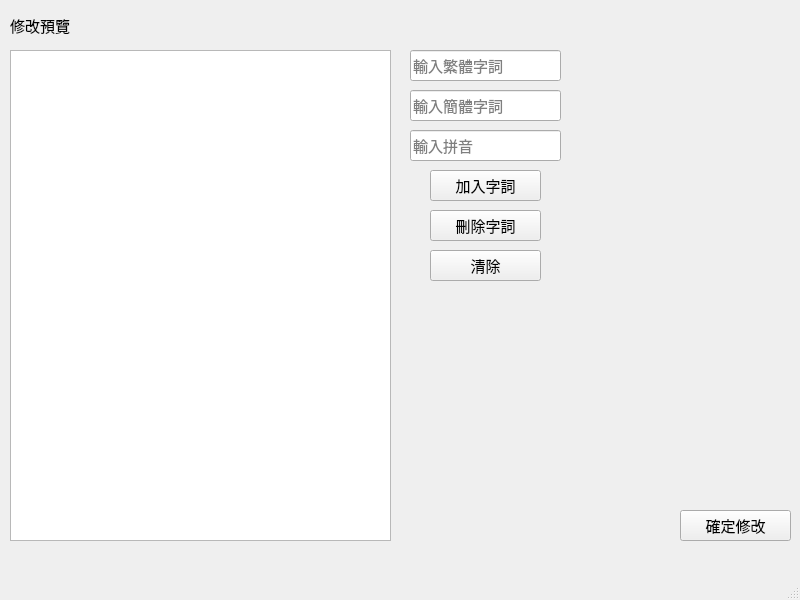
<?xml version="1.0" encoding="UTF-8"?>
<ui version="4.0">
 <class>dmod_window</class>
 <widget class="QMainWindow" name="dmod_window">
  <property name="geometry">
   <rect>
    <x>0</x>
    <y>0</y>
    <width>800</width>
    <height>600</height>
   </rect>
  </property>
  <property name="windowTitle">
   <string>Dictionary Modifier</string>
  </property>
  <widget class="QWidget" name="centralwidget">
   <widget class="QLineEdit" name="cht_input">
    <property name="geometry">
     <rect>
      <x>410</x>
      <y>50</y>
      <width>151</width>
      <height>31</height>
     </rect>
    </property>
    <property name="font">
     <font>
      <family>Times New Roman</family>
      <pointsize>11</pointsize>
     </font>
    </property>
    <property name="placeholderText">
     <string>輸入繁體字詞</string>
    </property>
   </widget>
   <widget class="QLineEdit" name="chs_input">
    <property name="geometry">
     <rect>
      <x>410</x>
      <y>90</y>
      <width>151</width>
      <height>31</height>
     </rect>
    </property>
    <property name="font">
     <font>
      <family>Times New Roman</family>
      <pointsize>11</pointsize>
     </font>
    </property>
    <property name="placeholderText">
     <string>輸入簡體字詞</string>
    </property>
   </widget>
   <widget class="QLineEdit" name="pinyin_input">
    <property name="geometry">
     <rect>
      <x>410</x>
      <y>130</y>
      <width>151</width>
      <height>31</height>
     </rect>
    </property>
    <property name="font">
     <font>
      <family>Times New Roman</family>
      <pointsize>11</pointsize>
     </font>
    </property>
    <property name="placeholderText">
     <string>輸入拼音</string>
    </property>
   </widget>
   <widget class="QPushButton" name="add_button">
    <property name="geometry">
     <rect>
      <x>430</x>
      <y>170</y>
      <width>111</width>
      <height>31</height>
     </rect>
    </property>
    <property name="font">
     <font>
      <family>Times New Roman</family>
      <pointsize>11</pointsize>
     </font>
    </property>
    <property name="text">
     <string>加入字詞</string>
    </property>
   </widget>
   <widget class="QTextBrowser" name="dmod_browser">
    <property name="geometry">
     <rect>
      <x>10</x>
      <y>50</y>
      <width>381</width>
      <height>491</height>
     </rect>
    </property>
    <property name="font">
     <font>
      <family>Times New Roman</family>
      <pointsize>11</pointsize>
     </font>
    </property>
   </widget>
   <widget class="QLabel" name="preview_label">
    <property name="geometry">
     <rect>
      <x>10</x>
      <y>10</y>
      <width>151</width>
      <height>31</height>
     </rect>
    </property>
    <property name="font">
     <font>
      <family>Times New Roman</family>
      <pointsize>11</pointsize>
     </font>
    </property>
    <property name="text">
     <string>修改預覽</string>
    </property>
   </widget>
   <widget class="QPushButton" name="confirm_button">
    <property name="geometry">
     <rect>
      <x>680</x>
      <y>510</y>
      <width>111</width>
      <height>31</height>
     </rect>
    </property>
    <property name="font">
     <font>
      <family>Times New Roman</family>
      <pointsize>11</pointsize>
     </font>
    </property>
    <property name="text">
     <string>確定修改</string>
    </property>
   </widget>
   <widget class="QPushButton" name="delete_button">
    <property name="geometry">
     <rect>
      <x>430</x>
      <y>210</y>
      <width>111</width>
      <height>31</height>
     </rect>
    </property>
    <property name="font">
     <font>
      <family>Times New Roman</family>
      <pointsize>11</pointsize>
     </font>
    </property>
    <property name="text">
     <string>刪除字詞</string>
    </property>
   </widget>
   <widget class="QPushButton" name="clear_button">
    <property name="geometry">
     <rect>
      <x>430</x>
      <y>250</y>
      <width>111</width>
      <height>31</height>
     </rect>
    </property>
    <property name="font">
     <font>
      <family>Times New Roman</family>
      <pointsize>11</pointsize>
     </font>
    </property>
    <property name="text">
     <string>清除</string>
    </property>
   </widget>
  </widget>
  <widget class="QMenuBar" name="menubar">
   <property name="geometry">
    <rect>
     <x>0</x>
     <y>0</y>
     <width>800</width>
     <height>26</height>
    </rect>
   </property>
  </widget>
  <widget class="QStatusBar" name="statusbar"/>
 </widget>
 <resources/>
 <connections/>
</ui>
